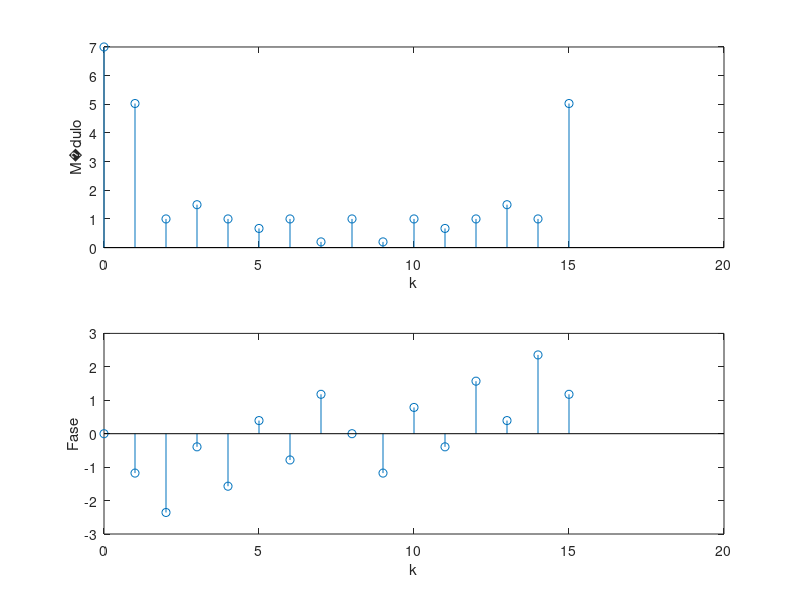
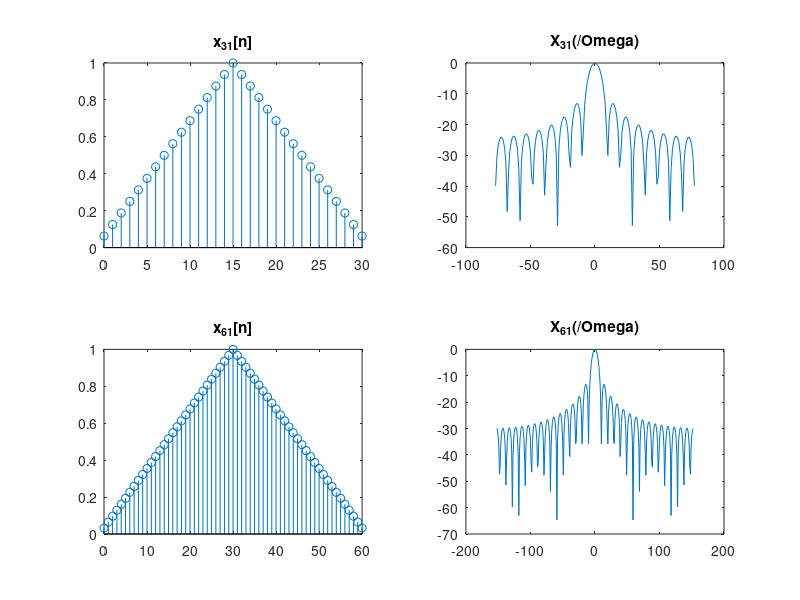
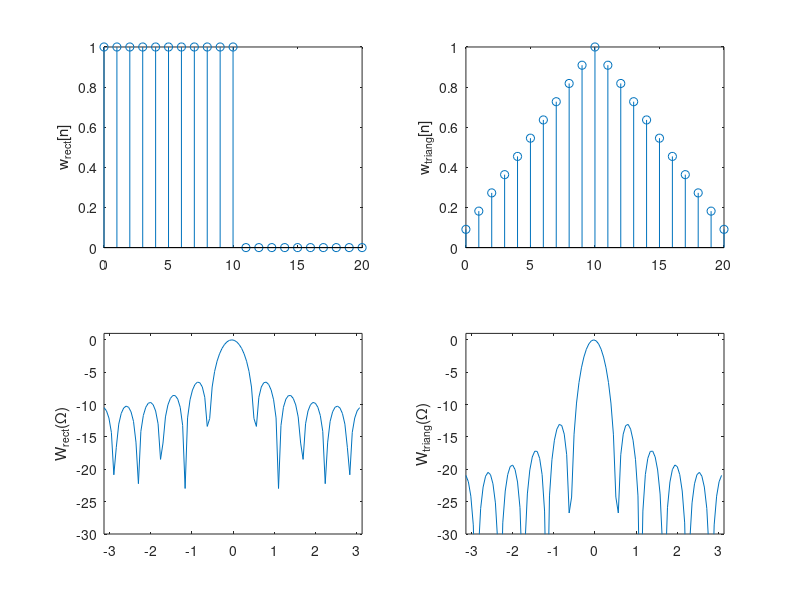
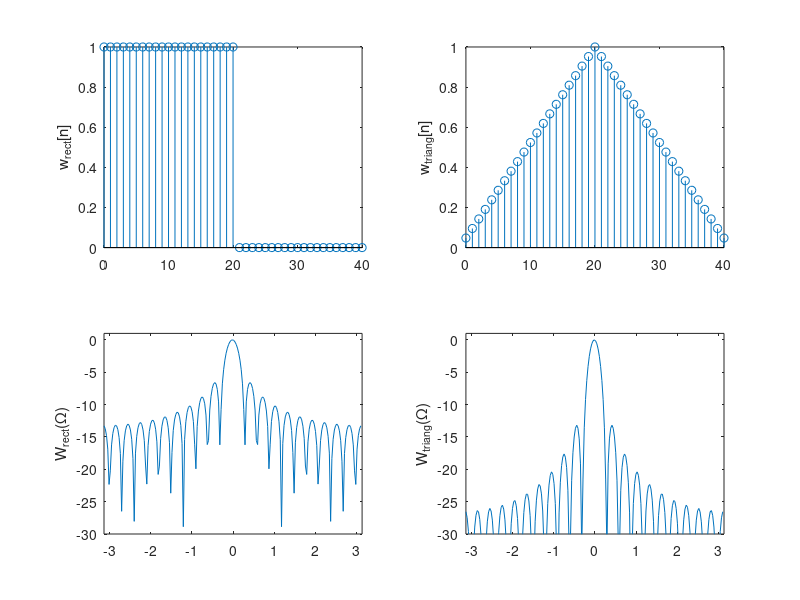

Source code (MATLAB) for these figures, in order:
%% Practica 1.3 Dominio transformado y enventanado
%% EJERCICIO 1.3.1
clc
clear all
close all
p = ones(1,7);
%Generamos la DFT original fft(señal, longitud de la dft)
P_dft = fft(p,16);
k = 0:15;
figure
subplot(2,1,1)
stem(k,abs(P_dft))
xlabel('k')
ylabel('M�dulo')
subplot(2,1,2)
stem(k, angle(P_dft))
xlabel('k')
ylabel('Fase')

%% EJERCICIO 1.3.2
clc
close all
clear all
L = 21;
%% A) N = L
N = L;
F = 1/N
n = 0:(L-1);
s = cos(2 * pi / N * n);
%Generamos la DFT original
S_dft = fft(s, L);
k = 0:(L-1);
figure
subplot(3,1,1)
stem(n,s)
xlabel('n')
ylabel('Señal')
subplot(3,1,2)
stem(k,abs(S_dft))
xlabel('k')
ylabel('Modulo DFT')
subplot(3,1,3)
stem(k, angle(S_dft))
xlabel('k')
ylabel('Fase DFT')
%% B) s = seno y N=L
N = L;
n = 0:(L-1);
s = sin(2 * pi / N * n);
%Generamos la DFT original
S_dft = fft(s, L);
k = 0:(L-1);
figure
subplot(3,1,1)
stem(n,s)
xlabel('n')
ylabel('Señal')
subplot(3,1,2)
stem(k, abs(S_dft))
xlabel('k')
ylabel('Modulo DFT')
subplot(3,1,3)
stem(k, angle(S_dft))
xlabel('k')
ylabel('Fase DFT')
%% c) N=L/3
N = L/3;
F2 = 1/N
n = 0:(L-1);
s = cos(2 * pi / N * n);
%Generamos la DFT original
S_dft = fft(s, L);
k = 0:(L-1);
figure
subplot(3,1,1)
stem(n,s)
xlabel('n')
ylabel('Señal')
subplot(3,1,2)
stem(k,abs(S_dft) )
xlabel('k')
ylabel('Modulo DFT')
subplot(3,1,3)
stem(k,angle(S_dft) )
xlabel('k')
ylabel('Fase DFT')
%% D) F = 3,1
N = L*3.1;
n = 0:(L-1);
s = cos(2 * pi / N * n);
%Generamos la DFT original
S_dft = fft(s, L);
k = 0:(L-1);
figure
subplot(3,1,1)
stem(n,s)
xlabel('n')
ylabel('Señal')
subplot(3,1,2)
stem(k, abs(S_dft))
xlabel('k')
ylabel('Modulo DFT')
subplot(3,1,3)
stem(k, angle(S_dft))
xlabel('k')
ylabel('Fase DFT')

%% EJERCICIO 1.3.3
clc
clear all
close all
N = 16;
n = 0:(N-1);
x = 0.9.^n;
% a) fft
X_dft = fft(x, N);
k = 0:(N-1);
figure
subplot(2,1,1)
stem(k,abs(X_dft))
xlabel('k')
title('Módulo')

% b) teorica
%linspace(inicio, fin, valores que tiene +1) si no se pone N+1 la
% diferencia no te sale conts.
Omega=linspace(0,2*pi,N+1);
% omega es la longitud de la dft, por tanto , (1:N)
Omega=Omega(1:N);
Xomega=1./(1-0.9*exp(-1j*Omega));

subplot(2,1,2)
stem(Omega, abs(Xomega));
title('|X(\Omega)|');
xlabel('\Omega');
% c) comparacion

figure (3)
stem(Omega,abs(X_dft), 'k')
xlabel('k')
ylabel('Módulo')
hold on
stem(Omega, abs(Xomega), 'b');
title('|X(\Omega)|');
xlabel('\Omega');

legend('|X(k)|', '|X(\Omega)|');

diferencia = abs(X_dft) ./ abs(Xomega)

%% EJERCICIO 1.3.4
clc
close all
clear all
%Generamos la se�al original muestreada
Ts = 1/10;
Fs = 1/Ts;
t = 0:Ts:2;% pongo Ts porque estoy muestreando
x = 1- (abs(t-1));
% A) Generamos la DFT original
L = 50;
X_dft = fft(x,L);
k = 0:(L-1);
% B) Generamos la DF de la secuencia, en este caso podemos dibujar la TF en
%cualquier intervalo de longitud 2*pi
X_TF_sec = fft(x, L);
Omega = (-pi:2*pi/(L-1):pi);
% C) Generamos la DF de la se�al original, en este caso la TF debe 
%representarse con un espectro sim�trico (debe utilizarse la funci�n fftshift) 
X_TF_sen = fftshift(fft(x, L));
omega = (-Fs/2: Fs/(L-1): Fs/2);
% Comparacion
figure
subplot(3,1,1)
stem (k,abs(X_dft)) %discreta
xlabel('k')
ylabel('DFT: X[k]')
subplot(3,1,2)
stem (Omega,abs(X_TF_sec)) %discreta con periodo 2pi
xlabel('\Omega')
ylabel('TF: X(\Omega)')
subplot(3,1,3)
 plot (omega,abs(X_TF_sen)) %continua 
xlabel('\omega')
ylabel('TF: X(\omega)')

%% EJERCICIO 1.3.5
clc
clear all
close all

L = 10;
N = 10;
x = [ones(1,L) zeros(1,N-L)];
k = 0:N-1;
dft_x = fft(x,N);
dft_y = (dft_x).^2;
idft_y = ifft(dft_y,N);

figure
subplot(3,1,1)
stem(k,idft_y)
title('N=10');
ylabel('y[n]');
xlabel('n');

N = 20;
x = [ones(1,L) zeros(1,N-L)];
k = 0:N-1;
dft_x = fft(x,N);
dft_y = (dft_x).^2;
idft_y = ifft(dft_y,N); 
subplot(3,1,2)
stem(k,idft_y)
title('N=20');
ylabel('y[n]');
xlabel('n');

N = 40;
x = [ones(1,L) zeros(1,N-L)];
k = 0:N-1;
dft_x = fft(x,N);
dft_y = (dft_x).^2;
idft_y = ifft(dft_y,N);
subplot(3,1,3)
stem(k,idft_y)
title('N=40');
ylabel('y[n]');
xlabel('n');

%% EJERCICIO 1.3.6
clc
clear all
close all

%Generamos el impulso (delta)
n = 0:9;
d = [1, zeros(1,9)];
%Dise�amos el sistema de ecuaciones en diferencias
%A = y(n)
%B = x(n)
A = [1 1/6 -1/6];
B = [1 3 -1];
%Generamos la salida cuando la entrada es una delta (respuesta al impulso)
h = filter(B,A,d);
%Aunque no nos lo piden la dibujamos
figure
stem(n,h)
xlabel('n')
title('Respuesta al impulso')
%Generamos el diagrama de polos y ceros
figure
zplane(B,A)

%% EJERCICIO 1.3.7
clc
clear all
close all
N = 512;
%Generamos las ventanas en el dominio del tiempo
w_rec_21 = [ones(1,21) zeros(1,N-21)];
w_rec_8 = [ones(1,8) zeros(1,N-8)];
w_rec_64 = [ones(1,64) zeros(1,N-64)];
n_i = 0:(N-1);
%Calculamos DTFs. Queremos 512 muestras en el intervalo
% [-pi,pi), as� que tomamos 513 en [-pi,pi] y tiramos la �ltima 
Omega = linspace(-pi,pi,N+1);
Omega = Omega(1:N);
W_rec_21 = fftshift(fft(w_rec_21,N));
W_rec_8 = fftshift(fft(w_rec_8,N));
W_rec_64 = fftshift(fft(w_rec_64,N));
%Normalizamos los espectros y los pasamos a dBs
W_rec_21_dB = 10*log10(W_rec_21./max(W_rec_21));
W_rec_8_dB = 10*log10(W_rec_8./max(W_rec_8));
W_rec_64_dB = 10*log10(W_rec_64./max(W_rec_64)); 
%Generamos las figuras correspondientes
figure
subplot(2,3,1)
stem(n_i,w_rec_21)
ylabel('w_2_1[n]')
axis([0 128 -.5 1.5])
subplot(2,3,2)
stem(n_i(1:256),w_rec_8(1:256))
ylabel('w_8[n]')
axis([0 128 -.5 1.5])
subplot(2,3,3)
stem(n_i(1:256),w_rec_64(1:256))
ylabel('w_6_4[n]')
axis([0 128 -.5 1.5])
subplot(2,3,4)
plot(Omega,W_rec_21_dB)
ylabel('W_2_1(\Omega)')
axis([-pi pi -30 1])
subplot(2,3,5)
plot(Omega,W_rec_8_dB)
ylabel('W_8(\Omega)')
axis([-pi pi -30 1])
subplot(2,3,6)
plot(Omega,W_rec_64_dB)
ylabel('W_6_4(\Omega)')
axis([-pi pi -30 1])
%% EJERCIO 1.3.8
close all
clear all
clc
N = 5;
% APARTADO A)
n = 0:10;
x1 = bartlett(length(n));
figure
stem(n, x1)
title('Funcion bartlett')

% APARTADO B)
clc

N1=31;
N2=61;

n1=0:30;
n2=0:60;

w1=triang(N1);
w2=triang(N2);

W1=fftshift(fft(w1,N*N1));
W2=fftshift(fft(w2,N*N2))

W1_db=10*log10(W1./max(W1));
W2_db=10*log10(W2./max(W2));

k1=-(N1*N-1)./2:(N1*N-1)./2;
k2=-(N2*N-1)./2:(N2*N-1)./2;

figure(2)
subplot(2,2,1);
stem(n1,w1);
title('x_3_1[n]')
subplot(2,2,2);
plot(k1,W1_db);
title('X_3_1(/Omega)')
subplot(2,2,3);
stem(n2,w2);
title('x_6_1[n]')
subplot(2,2,4);
plot(k2,W2_db);
title('X_6_1(/Omega)')

% APARTADO C)
clc

L=21;
n_i=0:L-1;

w_i=triang(L);
w_p=[ones(1,((L+1)/2)) zeros(1, (L+1)/2-1)];

W_i=abs(fftshift(fft(w_i,N*L)));
W_p=abs(fftshift(fft(w_p,N*L)));

Omega=linspace(-pi,pi,N*L+1);
Omega=Omega(1:N*L);

W_rec_dB = 10*log10(W_p./max(W_p));
W_tri_dB = 10*log10(W_i./max(W_i));

figure (3)
subplot(2,2,1)
stem(n_i,w_p)
ylabel('w_{rect}[n]')
subplot(2,2,2)
stem(n_i,w_i)
ylabel('w_{triang}[n]')
subplot(2,2,3)
plot(Omega,W_rec_dB)
ylabel('W_{rect}(\Omega)')
axis([-pi pi -30 1])
subplot(2,2,4)
plot(Omega,W_tri_dB)
ylabel('W_{triang}(\Omega)')
axis([-pi pi -30 1])

% APARTADO D)
L=41;
n_i=0:L-1;

w_i=triang(L);
w_p=[ones(1,((L+1)/2)) zeros(1, (L+1)/2-1)];

W_i=abs(fftshift(fft(w_i,N*L)));
W_p=abs(fftshift(fft(w_p,N*L)));

Omega=linspace(-pi,pi,N*L+1);
Omega=Omega(1:N*L);

W_rec_dB = 10*log10(W_p./max(W_p));
W_tri_dB = 10*log10(W_i./max(W_i));

figure(4)
subplot(2,2,1)
stem(n_i,w_p)
ylabel('w_{rect}[n]')
subplot(2,2,2)
stem(n_i,w_i)
ylabel('w_{triang}[n]')
subplot(2,2,3)
plot(Omega,W_rec_dB)
ylabel('W_{rect}(\Omega)')
axis([-pi pi -30 1])
subplot(2,2,4)
plot(Omega,W_tri_dB)
ylabel('W_{triang}(\Omega)')
axis([-pi pi -30 1])

L=61;
n_i=0:L-1;

w_i=triang(L);
w_p=[ones(1,((L+1)/2)) zeros(1, (L+1)/2-1)];

W_i=abs(fftshift(fft(w_i,N*L)));
W_p=abs(fftshift(fft(w_p,N*L)));

Omega=linspace(-pi,pi,N*L+1);
Omega=Omega(1:N*L);

W_rec_dB = 10*log10(W_p./max(W_p));
W_tri_dB = 10*log10(W_i./max(W_i));

figure(5)
subplot(2,2,1)
stem(n_i,w_p)
ylabel('w_{rect}[n]')
subplot(2,2,2)
stem(n_i,w_i)
ylabel('w_{triang}[n]')
subplot(2,2,3)
plot(Omega,W_rec_dB)
ylabel('W_{rect}(\Omega)')
axis([-pi pi -30 1])
subplot(2,2,4)
plot(Omega,W_tri_dB)
ylabel('W_{triang}(\Omega)')
axis([-pi pi -30 1])
%% EJERCICIO 1.3.9
clear all
close all
clc
%% APARTADO A) L = 64
clear all
close all
clc
%Generamos las se�ales
N = 1024; %Long de la se�al
L = 64; %Long. de la ventana
w1 = 2*pi/5;
%Vector que contiene los valores de DeltaOmega
vector_dw = 2*pi*[1/128 1/64 1/32 1/16];
for k = 1:length(vector_dw)
    n = 0:(N-1);
    dw = vector_dw(k);
    %phase1 = 2*pi*rand;
    %phase2 = 2*pi*rand;
    phase1 = 0; %A partir de la 1� simulacion, comentar
    phase2 = 0; %A partir de la 1� simulacion, comentar
    w2 = w1 + dw;
    y = exp(j*w1*n+phase1) + exp(j*w2*n+phase2);
    %Generamos la ventana y la se�al enventanada
    w_rec_64 = [ones(1,L), zeros(1,N-L)];
    y_rec_64 = y.*w_rec_64;
    %Calculamos las TF a partir de las DTFs.
    Omega = linspace(-pi,pi,L+1);
    Omega = Omega(1:L);
	 Y = fftshift(fft(y,L));
    W_rec_64 = fftshift(fft(w_rec_64,L));
    Y_W_rec_64 = fftshift(fft(y_rec_64,L)); 
    %Dibujamos los resultados
    figure
    subplot(2,3,1)
    stem(n(1:256),real(y(1:256)))
    ylabel('Re{y[n]}')
    subplot(2,3,2)
    stem(n(1:256),w_rec_64(1:256))
    ylabel(['w[n]: L=', num2str(L) ])
    subplot(2,3,3)
    stem(n(1:256),real(y_rec_64(1:256)))
    ylabel('Re{y_w[n]}')
    subplot(2,3,4)
    plot(Omega,abs(Y))
    ylabel('|Y(\Omega)|')
    axis([-pi pi min(Y) max(Y)])
    subplot(2,3,5)
    plot(Omega,abs(W_rec_64))
    ylabel('|W(\Omega)|')
    axis([-pi pi min(W_rec_64) max(W_rec_64)])
    subplot(2,3,6)
    plot(Omega,abs(Y_W_rec_64))
    ylabel('|Y_W(\Omega)|')
    axis([-pi pi min(Y_W_rec_64) max(Y_W_rec_64) ])
end
%% APARTADO B) L = 128
clear all
close all
clc
%Generamos las se�ales
N = 1024; %Long de la se�al
L = 128; %Long. de la ventana
w1 = 2*pi/5;
%Vector que contiene los valores de DeltaOmega
vector_dw = 2*pi*[1/128 1/64 1/32 1/16];
for k = 1:length(vector_dw)
    n = 0:(N-1);
    dw = vector_dw(k);
    phase1 = 2*pi*rand;
    phase2 = 2*pi*rand;
    %phase1 = 0; %A partir de la 1� simulacion, comentar
    %phase2 = 0; %A partir de la 1� simulacion, comentar
    w2 = w1 + dw;
    y = exp(j*w1*n+phase1) + exp(j*w2*n+phase2);
    %Generamos la ventana y la se�al enventanada
    w_rec_64 = [ones(1,L), zeros(1,N-L)];
    y_rec_64 = y.*w_rec_64;
    %Calculamos las TF a partir de las DTFs.
    Omega = linspace(-pi,pi,L+1);
    Omega = Omega(1:L);
	 Y = fftshift(fft(y,L));
    W_rec_64 = fftshift(fft(w_rec_64,L));
    Y_W_rec_64 = fftshift(fft(y_rec_64,L)); 
    %Dibujamos los resultados
    figure
    subplot(2,3,1)
    stem(n(1:256),real(y(1:256)))
    ylabel('Re{y[n]}')
    subplot(2,3,2)
    stem(n(1:256),w_rec_64(1:256))
    ylabel(['w[n]: L=', num2str(L) ])
    subplot(2,3,3)
    stem(n(1:256),real(y_rec_64(1:256)))
    ylabel('Re{y_w[n]}')
    subplot(2,3,4)
    plot(Omega,abs(Y))
    ylabel('|Y(\Omega)|')
    axis([-pi pi min(Y) max(Y)])
    subplot(2,3,5)
    plot(Omega,abs(W_rec_64))
    ylabel('|W(\Omega)|')
    axis([-pi pi min(W_rec_64) max(W_rec_64)])
    subplot(2,3,6)
    plot(Omega,abs(Y_W_rec_64))
    ylabel('|Y_W(\Omega)|')
    axis([-pi pi min(Y_W_rec_64) max(Y_W_rec_64) ])
end

%% APARTADO C) N = 256
clear all
close all
clc
%Generamos las se�ales
N = 1024; %Long de la se�al
L = 256; %Long. de la ventana
w1 = 2*pi/5;
%Vector que contiene los valores de DeltaOmega
vector_dw = 2*pi*[1/128 1/64 1/32 1/16];
for k = 1:length(vector_dw)
    n = 0:(N-1);
    dw = vector_dw(k);
    phase1 = 2*pi*rand;
    phase2 = 2*pi*rand;
    %phase1 = 0; %A partir de la 1� simulacion, comentar
    %phase2 = 0; %A partir de la 1� simulacion, comentar
    w2 = w1 + dw;
    y = exp(j*w1*n+phase1) + exp(j*w2*n+phase2);
    %Generamos la ventana y la se�al enventanada
    w_rec_64 = [ones(1,L), zeros(1,N-L)];
    y_rec_64 = y.*w_rec_64;
    %Calculamos las TF a partir de las DTFs.
    Omega = linspace(-pi,pi,L+1);
    Omega = Omega(1:L);
	 Y = fftshift(fft(y,L));
    W_rec_64 = fftshift(fft(w_rec_64,L));
    Y_W_rec_64 = fftshift(fft(y_rec_64,L)); 
    %Dibujamos los resultados
    figure
    subplot(2,3,1)
    stem(n(1:256),real(y(1:256)))
    ylabel('Re{y[n]}')
    subplot(2,3,2)
    stem(n(1:256),w_rec_64(1:256))
    ylabel(['w[n]: L=', num2str(L) ])
    subplot(2,3,3)
    stem(n(1:256),real(y_rec_64(1:256)))
    ylabel('Re{y_w[n]}')
    subplot(2,3,4)
    plot(Omega,abs(Y))
    ylabel('|Y(\Omega)|')
    axis([-pi pi min(Y) max(Y)])
    subplot(2,3,5)
    plot(Omega,abs(W_rec_64))
    ylabel('|W(\Omega)|')
    axis([-pi pi min(W_rec_64) max(W_rec_64)])
    subplot(2,3,6)
    plot(Omega,abs(Y_W_rec_64))
    ylabel('|Y_W(\Omega)|')
    axis([-pi pi min(Y_W_rec_64) max(Y_W_rec_64) ])
end